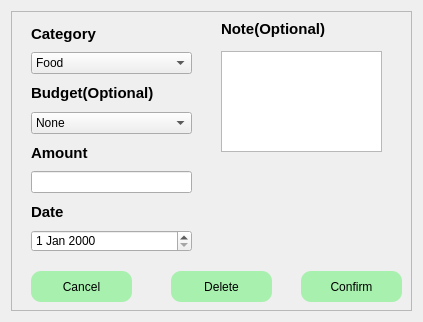
<?xml version="1.0" encoding="UTF-8"?>
<ui version="4.0">
 <class>Dialog</class>
 <widget class="QDialog" name="Dialog">
  <property name="geometry">
   <rect>
    <x>0</x>
    <y>0</y>
    <width>423</width>
    <height>322</height>
   </rect>
  </property>
  <property name="windowTitle">
   <string>Dialog</string>
  </property>
  <property name="styleSheet">
   <string notr="true">#addExpense_btn{
background-color:#A7F0AE;
border-radius: 10px;
}
#cancel_btn{
background-color:#A7F0AE;
border-radius: 10px;
}
#delete_btn{
background-color:#A7F0AE;
border-radius: 10px;
}
</string>
  </property>
  <layout class="QVBoxLayout" name="verticalLayout_2">
   <item>
    <widget class="QFrame" name="frame">
     <property name="frameShape">
      <enum>QFrame::StyledPanel</enum>
     </property>
     <property name="frameShadow">
      <enum>QFrame::Raised</enum>
     </property>
     <widget class="QPushButton" name="cancel_btn">
      <property name="geometry">
       <rect>
        <x>20</x>
        <y>260</y>
        <width>101</width>
        <height>31</height>
       </rect>
      </property>
      <property name="text">
       <string>Cancel</string>
      </property>
     </widget>
     <widget class="QPushButton" name="addExpense_btn">
      <property name="geometry">
       <rect>
        <x>290</x>
        <y>260</y>
        <width>101</width>
        <height>31</height>
       </rect>
      </property>
      <property name="text">
       <string>Confirm</string>
      </property>
     </widget>
     <widget class="QLabel" name="label_5">
      <property name="geometry">
       <rect>
        <x>210</x>
        <y>10</y>
        <width>131</width>
        <height>16</height>
       </rect>
      </property>
      <property name="font">
       <font>
        <pointsize>11</pointsize>
        <bold>true</bold>
       </font>
      </property>
      <property name="text">
       <string>Note(Optional)</string>
      </property>
     </widget>
     <widget class="QWidget" name="layoutWidget">
      <property name="geometry">
       <rect>
        <x>20</x>
        <y>10</y>
        <width>161</width>
        <height>231</height>
       </rect>
      </property>
      <layout class="QVBoxLayout" name="verticalLayout">
       <item>
        <widget class="QLabel" name="label">
         <property name="font">
          <font>
           <pointsize>11</pointsize>
           <bold>true</bold>
          </font>
         </property>
         <property name="text">
          <string>Category</string>
         </property>
        </widget>
       </item>
       <item>
        <widget class="QComboBox" name="comboBox">
         <item>
          <property name="text">
           <string>Food</string>
          </property>
         </item>
         <item>
          <property name="text">
           <string>Entertainment</string>
          </property>
         </item>
         <item>
          <property name="text">
           <string>Transport</string>
          </property>
         </item>
         <item>
          <property name="text">
           <string>Education</string>
          </property>
         </item>
         <item>
          <property name="text">
           <string>Healthcare</string>
          </property>
         </item>
         <item>
          <property name="text">
           <string>Bill</string>
          </property>
         </item>
         <item>
          <property name="text">
           <string>Saving</string>
          </property>
         </item>
         <item>
          <property name="text">
           <string>Investment</string>
          </property>
         </item>
         <item>
          <property name="text">
           <string>Shopping</string>
          </property>
         </item>
         <item>
          <property name="text">
           <string>Utilities/Other</string>
          </property>
         </item>
        </widget>
       </item>
       <item>
        <widget class="QLabel" name="label_2">
         <property name="font">
          <font>
           <pointsize>11</pointsize>
           <bold>true</bold>
          </font>
         </property>
         <property name="text">
          <string>Budget(Optional)</string>
         </property>
        </widget>
       </item>
       <item>
        <widget class="QComboBox" name="comboBox_2">
         <item>
          <property name="text">
           <string>None</string>
          </property>
         </item>
        </widget>
       </item>
       <item>
        <widget class="QLabel" name="label_3">
         <property name="font">
          <font>
           <pointsize>11</pointsize>
           <bold>true</bold>
          </font>
         </property>
         <property name="text">
          <string>Amount</string>
         </property>
        </widget>
       </item>
       <item>
        <widget class="QLineEdit" name="lineEdit"/>
       </item>
       <item>
        <widget class="QLabel" name="label_4">
         <property name="font">
          <font>
           <pointsize>11</pointsize>
           <bold>true</bold>
          </font>
         </property>
         <property name="text">
          <string>Date</string>
         </property>
        </widget>
       </item>
       <item>
        <widget class="QDateEdit" name="dateEdit"/>
       </item>
      </layout>
     </widget>
     <widget class="QTextEdit" name="textEdit">
      <property name="geometry">
       <rect>
        <x>210</x>
        <y>40</y>
        <width>161</width>
        <height>101</height>
       </rect>
      </property>
     </widget>
     <widget class="QLabel" name="label_6">
      <property name="geometry">
       <rect>
        <x>180</x>
        <y>160</y>
        <width>211</width>
        <height>21</height>
       </rect>
      </property>
      <property name="text">
       <string/>
      </property>
     </widget>
     <widget class="QPushButton" name="delete_btn">
      <property name="geometry">
       <rect>
        <x>160</x>
        <y>260</y>
        <width>101</width>
        <height>31</height>
       </rect>
      </property>
      <property name="text">
       <string>Delete</string>
      </property>
     </widget>
    </widget>
   </item>
  </layout>
 </widget>
 <resources/>
 <connections/>
</ui>
